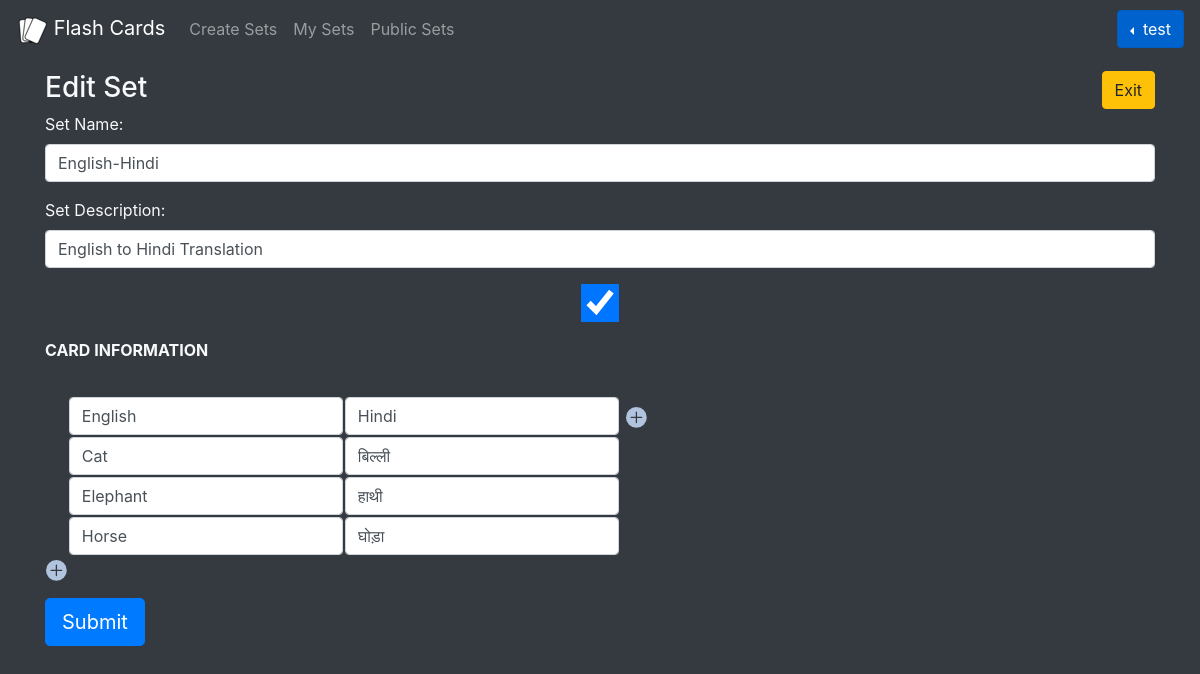
The page /set/1/edit (signed in) on the database its author committed.
### models.py (models this page shows, shortened)
class User(UserMixin, db.Model):
    __tablename__ = 'users'
    id = db.Column(db.Integer, primary_key=True)
    name = db.Column(db.String(100), nullable=False, unique=False)
    email = db.Column(db.String(40), unique=True, nullable=False)
    password = db.Column(db.String(200), primary_key=False, unique=False, nullable=False)
    created_on = db.Column(db.String(100), index=False, unique=False, nullable=True)
    last_login = db.Column(db.String(100), index=False, unique=False, nullable=True)
    avatar = db.Column(db.String(200), unique=False, nullable=True)
    bio = db.Column(db.String(500), unique=False, nullable=True)

class Set_SQL(db.Model):
    __tablename__ = 'sets'
    set_id = db.Column(db.INTEGER(), primary_key=True)
    name = db.Column(db.String(255), nullable=False)
    description = db.Column(db.String(500))
    user_id = db.Column(db.ForeignKey('users.id'), nullable=False)
    public = db.Column(db.Boolean, nullable=False)
    user = db.relationship('User')

class Side_SQL(db.Model):
    __tablename__ = 'sides'
    __table_args__ = {'extend_existing': True}
    side_id = db.Column(db.INTEGER(), primary_key=True)
    set_id = db.Column(db.ForeignKey('sets.set_id'), nullable=False, index=True)
    name = db.Column(db.String(255))
    side_order = db.Column(db.INTEGER())
    set = db.relationship('Set_SQL')

class Cell_SQL(db.Model):
    __tablename__ = 'cells'
    __table_args__ = {'extend_existing': True}
    cell_id = db.Column(db.INTEGER(), primary_key=True)
    card_id = db.Column(db.ForeignKey('cards.card_ID', ondelete="CASCADE"), nullable=False, index=True)
    side_id = db.Column(db.ForeignKey('sides.side_id', ondelete="CASCADE"), nullable=False, index=True)
    info = db.Column(db.String(1000))
    card = db.relationship('Card_SQL', cascade="delete")
    side = db.relationship('Side_SQL', cascade="delete")

### views/set.py (the view)
@set_blueprint.route('/<int:set_id>/edit', methods=['GET', 'POST'])
@login_required
def edit(set_id):
    if request.method == 'POST':
        edit_form(request.form, set_id)
        return redirect(url_for('set.set', set_id=set_id))
    set = get_set(set_id)
    if not set:
        return render_template('not_found.html')
    if current_user.is_authenticated and set.user == current_user.id:
        return render_template('set-edit.html', set=set)
    elif set.public:
        flash("You are not authorized to edit this set!", "error")
        return redirect(url_for('set.set', set_id=set_id))
    else:
        flash("You are not authorized to view this set!", "error")
        return redirect(url_for('home.home'))

### flashcard.py (called while the page is built)
    def num_cards(self):
        return len(self.cards)

    def num_sides(self):
        return len(self.sides)

    def get_side_names(self):
        side_names = ['#']
        for id_num in self.sides:
            side_names.append(self.sides[id_num][1])
        return side_names

    def get_card_info(self):
        cards_info = []
        for i in range(len(self.cards)):
            card_info = [i+1] + self.cards[i].get_info(self.sides)
            cards_info.append(card_info)
        return cards_info  # 2D array of card info

    def get_info(self, sides):  # returns an array of the card's cell info in the order of the sides
        info = []
        for side in sides:
            cell_info = self.cells.get(side)
            if cell_info is not None:
                info.append(cell_info[0])
        return info

### models.py (called while the page is built)
@login.user_loader
def load_user(user_id):
    return User.query.get(int(user_id))

### queries.py (called while the page is built)
def query_cells(card_id):  # returns a dictionary of cells {side_id: [info, card_id]} for a given card_id
    records = db.session.query(Cell_SQL).filter_by(card_id=card_id).all()
    cells = {}
    for record in records:
        cells[record.side_id] = [record.info, record.card_id]
    return cells

def query_cards(id):  # returns an array of Card objects for a given set_id
    records = db.session.query(Card_SQL).filter_by(set_id=id).all()
    cards = []
    for record in records:
        card = Card(record.card_ID, record.card_order, query_cells(record.card_ID), record.set_id)
        cards.append(card)
    return cards

def query_sides(set_id):  # returns a dictionary of {id_name: [order, name, set_id]} for a given set_id
    records = db.session.query(Side_SQL).filter_by(set_id=set_id).all()
    sides = {}
    for record in records:
        sides[record.side_id] = [record.side_order, record.name, record.set_id]
    return sides

def get_set(set_id):  # builds a Set object for a given set_id
    try:
        record = db.session.query(Set_SQL).filter_by(set_id=set_id).one()
        user = db.session.query(User).filter_by(id=record.user_id).one()
        set = Set(record.set_id, record.name, record.description, query_sides(record.set_id), query_cards(record.set_id), record.user_id, record.public)
        return set
    except:
        return None

### templates/set-edit.html (shortened to what this page needs)
{% extends 'base.html' %}
{% block head %}
    {{ super() }}
    <link rel= "stylesheet" type= "text/css" href= "{{ url_for('static',filename='styles/create.css') }}">
    <link href="https://cdn.jsdelivr.net/gh/gitbrent/bootstrap4-toggle@3.6.1/css/bootstrap4-toggle.min.css" rel="stylesheet">
{% endblock %}
{% block body %}
    <div class="float-right">
    <button type="button" class="btn btn-warning" onclick="exit_edit()">Exit</button>
    </div>
    <h3>Edit Set</h3>
    <form method="POST">
        <div class="form-group">
            <label for="name">Set Name:</label>
            <input type="text" class="form-control" id="name" name="name" placeholder="Name" value="{{ set.name }}" maxlength="255" required>
        </div>
        <div class="form-group">
            <label for="description">Set Description:</label>
            <input type="description" class="form-control" id="description" name="description"
                   placeholder="Description" maxlength="500" value="{{ set.description }}" required>
        </div>
        <div class="form-group text-right">
            <input type="checkbox" class="form-control" id="public" name="public" data-toggle="toggle" data-on="Public" data-off="Private"
            data-onstyle="primary" data-offstyle="danger" {% if set.public %} checked {% endif %}>
        </div>
        <div class="form-group">
            <label for="cell[0][0]" style="font-weight: bold;">CARD INFORMATION</label>
            <table id="setTable">
                <tbody id="tbody">
                <tr>
                    <th class="tg-0lax"></th>
                    {% for i in range(set.num_sides()) %}
                        <th class="onHover">
                        </th>
                    {% endfor %}
                </tr>
                <tr>
                    <th class="tg-0lax"></th>
                    {% for i in range(set.num_sides()) %}
                        <th class="tg-0lax">
                            <input class="form-control" name="cell[0][{{ i }}]" placeholder="Side {{ i + 1 }} Name" maxlength="255"
                                value="{{ set.get_side_names()[i + 1]}}" required>
                        </th>
                    {% endfor %}
                    <th class="tg-0lax">
                    </th>
                </tr>
                {% for i in range(set.num_cards()) %}
                <tr>
                    <td class="onHover">
                    </td>
                    {% set cards = set.get_card_info() %}
                    {% for j in range(set.num_sides()) %}
                        <td class="tg-0lax"><input class="form-control" name="cell[{{ i + 1 }}][{{ j }}]" maxlength="1000" value="{{ cards[i][j + 1] }}"></td>
                    {% endfor %}
                    <td class="tg-0lax"></td>
                </tr>
                {% endfor %}
                <tr><td>
                </td></tr>
                </tbody>
            </table>
        </div>
        <button type="submit" class="btn btn-lg btn-primary">Submit</button>
    </form>
{% endblock %}

### templates/base.html (shortened to what this page needs)
<!DOCTYPE html>
<html lang="en">
<head>
    {% block head %}
    <link rel="stylesheet" href="https://stackpath.bootstrapcdn.com/bootstrap/4.3.1/css/bootstrap.min.css">
    <link rel="stylesheet" href="https://cdnjs.cloudflare.com/ajax/libs/font-awesome/4.7.0/css/font-awesome.min.css">
    <link rel= "stylesheet" type= "text/css" href= "{{ url_for('static',filename='styles/base.css') }}">
    {% endblock %}
</head>
<body class="bg-dark text-light">
    <nav class="navbar navbar-expand-lg navbar-dark bg-dark">
        <a class="navbar-brand" href="{{ url_for('home.home') }}">
            <img src="{{ url_for('static',filename='favicon/favicon-32x32.png') }}">
            Flash Cards</a>
        <div class="collapse navbar-collapse" id="navbarNavAltMarkup">
            <ul class="navbar-nav mr-auto mt-2 mt-lg-0">
                {% if current_user.is_authenticated %}
                    <li class="nav item">
                        <a class="nav-item nav-link" href="{{ url_for('home.create_set') }}">Create Sets</a>
                    </li>
                    <li class="nav item">
                        <a class="nav-item nav-link" href="{{ url_for('home.my_sets') }}">My Sets</a>
                    </li>
                {% endif %}
                <li class="nav item">
                    <a class="nav-item nav-link" href="{{ url_for('home.public_sets') }}">Public Sets</a>
                </li>
            </ul>
            {% if current_user.is_authenticated %}
                <span class="dropdown show dropleft">
                    <a class="btn btn-primary dropdown-toggle" href="#" role="button" id="dropdownMenuLink" data-toggle="dropdown" aria-haspopup="true" aria-expanded="false">
                    {{ current_user.name }}
                    </a>
                </span>
            {% else %}
                <a class="navbar-text text-right" href="{{ url_for('auth.signup') }}">Register</a>
            {% endif %}
        </div>
    </nav>
    <div class="container" id="baseContainer">
        {% block body %}
        {% endblock %}
    </div>
</body>
</html>

### static/styles/base.css (style rules this page uses)
.container { margin-top: 1%; height: 100%; }

### static/styles/create.css (style rules this page uses)
#insertCol { margin-left: 25%; }

### rows shown on the page
User: name "test"
Set_SQL: name "English-Hindi", description "English to Hindi Translation"
Side_SQL: name "English"
Side_SQL: name "Hindi"
Cell_SQL: info "Cat"
Cell_SQL: info "बिल्ली"
Cell_SQL: info "Elephant"
Cell_SQL: info "हाथी"
Cell_SQL: info "Horse"
Cell_SQL: info "घोड़ा"
